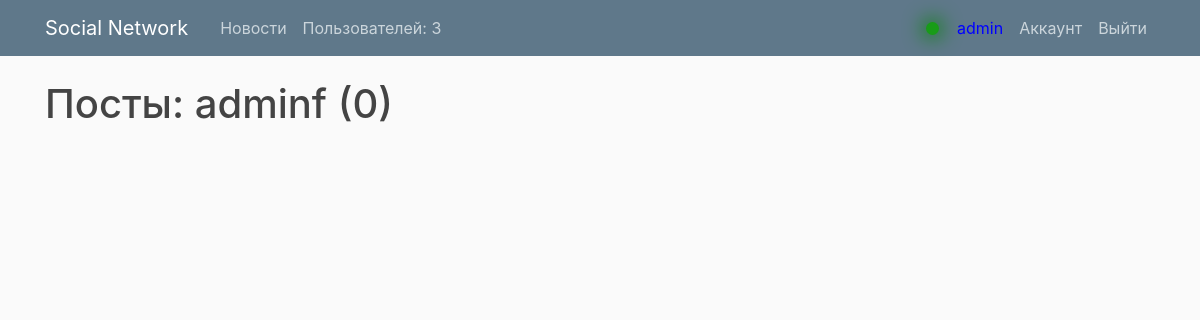
Page /user/adminf (signed in) on the earlier database version.
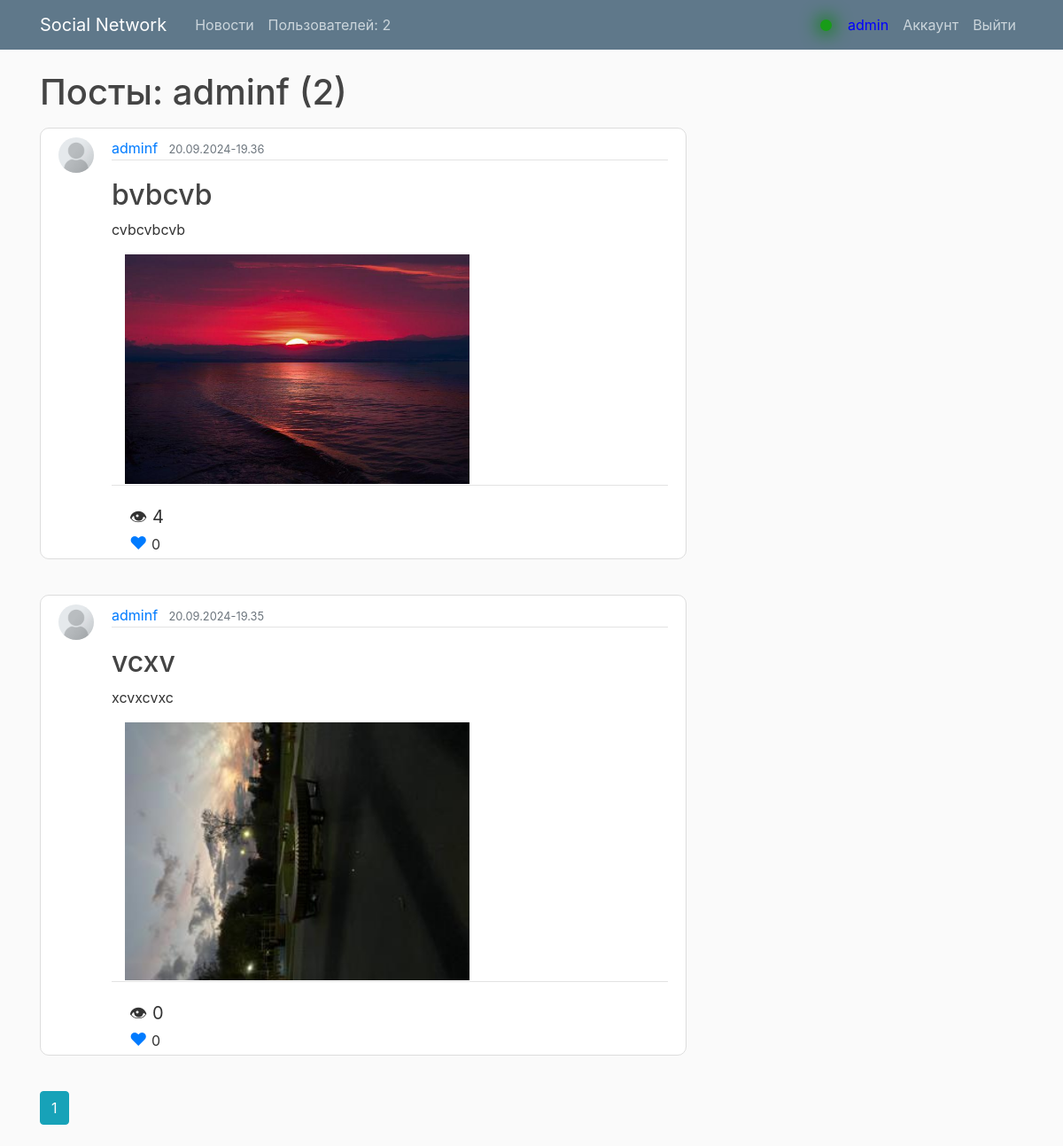
Same page on the later database version.
### flaskblog/models.py (models this page shows, shortened)
class User(db.Model, UserMixin):
    id = db.Column(db.Integer, primary_key=True)
    username = db.Column(db.String(20), unique=True, nullable=False)
    email = db.Column(db.String(120), unique=True, nullable=False)
    image_file = db.Column(db.String(20), nullable=False, default='default.jpg')
    password = db.Column(db.String(60), nullable=False)
    posts = db.relationship('Post', backref='author', lazy=True)
    last_seen = db.Column(db.DateTime)
    user_status = db.Column(db.String(40), nullable=True, default="Лучший пользователь проекта")
    liked = db.relationship(
        'PostLike',
        foreign_keys='PostLike.user_id',
        backref='user', lazy='dynamic')
    def has_liked_post(self, post):
        return PostLike.query.filter(
            PostLike.user_id == self.id,
            PostLike.post_id == post.id).count() > 0

class Post(db.Model):
    id = db.Column(db.Integer, primary_key=True)
    title = db.Column(db.String(100), nullable=False)
    content = db.Column(db.Text, nullable=False)
    post_image = db.Column(db.String(30), nullable=False, default='default.jpg')
    views = db.Column(db.Integer, default=0)
    likes = db.relationship('PostLike', backref='post', lazy='dynamic')
    user_id = db.Column(db.Integer, db.ForeignKey('user.id'), nullable=False)
    comments = db.relationship('Comment', backref='comment_post', lazy=True, cascade='all, delete-orphan')
    date_posted = db.Column(db.DateTime, nullable=False, default=datetime.now)

### flaskblog/routes.py (the view)
@app.route("/user/<string:username>")
def user_posts(username):
    page = request.args.get('page', 1, type=int)
    user_id = db.session.query(User).count()
    user = User.query.filter_by(username=username).first_or_404()
    posts = Post.query.filter_by(author=user)\
        .order_by(Post.date_posted.desc())\
        .paginate(page=page, per_page=5)
    return render_template('user_posts.html', posts=posts, user=user, user_id=user_id)

### flaskblog/models.py (called while the page is built)
@login_manager.user_loader
def load_user(user_id):
    return User.query.get(int(user_id))

### flaskblog/templates/user_posts.html
{% extends "layout.html" %}
{% block content %}
    <h1 class="mb-3">Посты: {{ user.username }} ({{ posts.total }})</h1>
    {% for post in posts.items %}
        <article class="media content-section">
          <img class="rounded-circle account-img" src="{{ url_for('static', filename='profile_pics/' + post.author.image_file) }}">
          <div class="media-body">
            <div class="article-metadata">
              <a class="mr-2" href="{{ url_for('user_posts', username=post.author.username) }}">{{ post.author.username }}</a>
              <small class="text-muted">{{ post.date_posted.strftime("%d.%m.%Y-%H.%M") }}</small>
            </div>
            <h2><a class="article-title" href="{{ url_for('post', post_id=post.id) }}">{{ post.title }}</a></h2>
            <p class="article-content">{{ post.content }}</p>
            <div class="article-metadata">
            <img class="img-fluid col-md-8" src="{{ url_for('static', filename='post_pics/' + post.post_image) }}">
          </div>
          <div class="post_stat_side">
            <div class="left_side_stat_post">&#128065; {{ post.views }}</div>
            {% if current_user.has_liked_post(post) %}
              <a href="{{ url_for('like_action', post_id=post.id, action='unlike') }}" class="right_side_stat_post">&#10084;</a>
              {% else %}
              <a href="{{ url_for('like_action', post_id=post.id, action='like')}}" class="right_side_stat_post">&#10084;</a>
              {% endif %}
              {{ post.likes.count() }}
          </div>
          </div>
        </article>
    {% endfor %}
    {% for page_num in posts.iter_pages(left_edge=1, right_edge=1, left_current=1, right_current=2) %}
      {% if page_num %}
        {% if posts.page == page_num %}
          <a class="btn btn-info mb-4" href="{{ url_for('user_posts', username=user.username, page=page_num) }}">{{ page_num }}</a>
        {% else %}
          <a class="btn btn-outline-info mb-4" href="{{ url_for('user_posts', username=user.username, page=page_num) }}">{{ page_num }}</a>
        {% endif %}
      {% else %}
        ...
      {% endif %}
    {% endfor %}
{% endblock content %}

### flaskblog/templates/layout.html (shortened to what this page needs)
<!DOCTYPE html>
<html>
<head>
    <link rel="stylesheet" href="https://maxcdn.bootstrapcdn.com/bootstrap/4.0.0/css/bootstrap.min.css">
    <link rel="stylesheet" type="text/css" href="{{ url_for('static', filename='main.css') }}">
</head>
<body>
    <header class="site-header">
      <nav class="navbar navbar-expand-md navbar-dark bg-steel fixed-top">
        <div class="container">
          <a class="navbar-brand mr-4" href="/">Social Network</a>
          <div class="collapse navbar-collapse" id="navbarToggle">
            <div class="navbar-nav mr-auto">
              <a class="nav-item nav-link" href="">Новости</a>
              <a href="{{ url_for('all_users') }}" class="nav-item nav-link">Пользователей: {{ user_id }}</a></div>
            <div class="navbar-nav">
              {% if current_user.is_authenticated %}
                <div class="online_status">
                <div class="online_user"></div>
                <div class="current_user nav-item nav-link" ><small>{{ current_user.username }}</small></div>
                </div>
                <a class="nav-item nav-link" href="{{ url_for('account') }}">Аккаунт</a>
                <a class="nav-item nav-link" href="{{ url_for('logout') }}">Выйти</a>
              {% else %}
                <a class="nav-item nav-link" href="{{ url_for('login') }}">Авторизация</a>
                <a class="nav-item nav-link" href="{{ url_for('register') }}">Регистрация</a>
              {% endif %}
            </div>
            </div>
          </div>
      </nav>
    </header>
    <main role="main" class="container">
      <div class="row">
        <div class="col-md-8">
          {% block content %}{% endblock %}
        </div>
        <div class="col-md-4">
        </div>
      </div>
    </main>
</body>
</html>

### flaskblog/static/main.css (style rules this page uses)
body { background: #fafafa; color: #333333; margin-top: 5rem; }
h1, h2, h3, h4, h5, h6 { color: #444444; }
.bg-steel { background-color: #5f788a; }
.site-header .navbar-nav .nav-link { color: #cbd5db; }
.content-section { background: #ffffff; padding: 10px 20px 2px; border: 1px solid #dddddd; border-radius: 10px; margin-bottom: 40px; }
.article-title { color: #444444; }
.article-content { white-space: pre-line; }
.article-metadata { padding-bottom: 1px; margin-bottom: 20px; border-bottom: 1px solid #e3e3e3 }
.account-img { height: 40px; width: 40px; margin-right: 20px; margin-bottom: 16px; }
.left_side_stat_post { margin-left:20px; font-size: 20px; }
.right_side_stat_post { margin-left:20px; font-size: 20px; text-decoration: none; cursor: pointer; }
.online_status { height: 30px; display: flex; align-items: center; margin-top: 5px; }
.online_user { width: 13px; height: 13px; background-color: rgb(24, 156, 24); border-radius: 200px; text-align: right; box-shadow: 0px 0px 20px 3px green; }
.current_user { text-align: right; color: blue; margin-left: 10px; align-self: center; }
.current_user small { font-style: cursive; color: blue; font-size: 16px; }

Differences in the rows shown:
added Post: image_file (placeholder picture), author.username "adminf", date_posted "20.09.2024-19.36", title "bvbcvb", content "cvbcvbcvb", post_image (picture), views "4", likes.count "0"
added Post: image_file (placeholder picture), author.username "adminf", date_posted "20.09.2024-19.35", title "vcxv", content "xcvxcvxc", post_image (picture), views "0", likes.count "0"
Other differences:
{{ user_id }}: "3" → "2"
{{ posts.total }}: "0" → "2"
new list line: "1"
